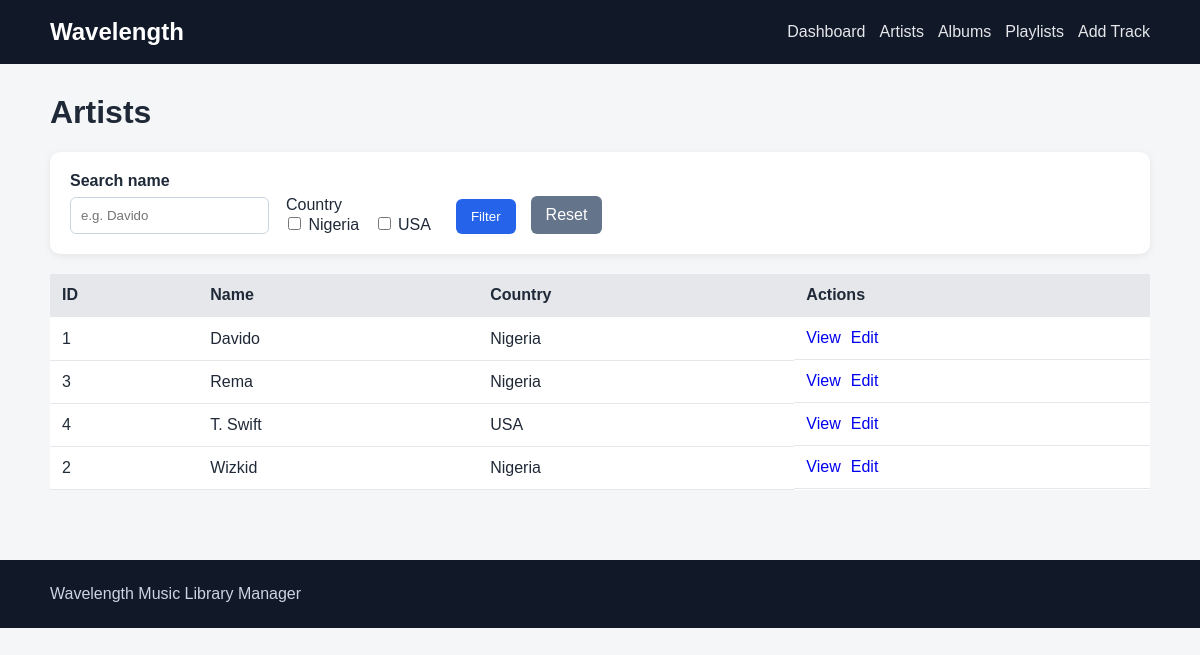
The app's page /wavelength/artists.php with its own data.
### tables this page shows
CREATE TABLE `artists` (
  `artist_id` int NOT NULL,
  `name` varchar(100) NOT NULL,
  `country` varchar(50) DEFAULT NULL
);

### wavelength/artists.php (the view, shortened to what this page needs)
<?php
require 'db.php';
$search = trim($_GET['search'] ?? '');
$countries = $_GET['country'] ?? [];
$countryStmt = $pdo->query("
    SELECT DISTINCT country
    FROM artists
    WHERE country IS NOT NULL AND country <> ''
    ORDER BY country
");
$countryList = $countryStmt->fetchAll();
$params = [];
$validCountries = [];
foreach ($countryList as $row) {
    $validCountries[] = $row['country'];
}
$countries = array_values(array_intersect($countries, $validCountries));
$sql = "SELECT artist_id, name, country FROM artists";
$sql .= " ORDER BY name ASC";
$stmt = $pdo->prepare($sql);
$stmt->execute($params);
$artists = $stmt->fetchAll();
require 'partials/header.php';
?>
<h1>Artists</h1>
<form class="filters" method="get">
    <label>
        Search name
        <input type="text" name="search" value="<?= htmlspecialchars($search) ?>" placeholder="e.g. Davido">
    </label>
    <fieldset>
        <legend>Country</legend>
        <?php foreach ($countryList as $country): ?>
            <label class="checkbox">
                <input type="checkbox" name="country[]" value="<?= htmlspecialchars($country['country']) ?>"
                    <?= in_array($country['country'], $countries, true) ? 'checked' : '' ?>>
                <?= htmlspecialchars($country['country']) ?>
            </label>
        <?php endforeach; ?>
    </fieldset>
    <button class="button" type="submit">Filter</button>
    <a class="button secondary" href="artists.php">Reset</a>
</form>
<table>
    <thead>
        <tr><th>ID</th><th>Name</th><th>Country</th><th>Actions</th></tr>
    </thead>
    <tbody>
    <?php foreach ($artists as $artist): ?>
        <tr>
            <td><?= (int)$artist['artist_id'] ?></td>
            <td><?= htmlspecialchars($artist['name']) ?></td>
            <td><?= $artist['country'] === null ? 'Unknown' : htmlspecialchars($artist['country']) ?></td>
            <td class="actions">
                <a href="artist.php?id=<?= (int)$artist['artist_id'] ?>">View</a>
                <a href="edit_artist.php?id=<?= (int)$artist['artist_id'] ?>">Edit</a>
            </td>
        </tr>
    <?php endforeach; ?>
    </tbody>
</table>
<?php require 'partials/footer.php'; ?>

### wavelength/css/style.css (style rules this page uses)
* { box-sizing: border-box; }
body { margin: 0; font-family: Arial, sans-serif; background: #f4f6f8; color: #1f2937; }
h1 { margin-top: 0; }
.card, .form-card, .filters { background: white; border-radius: 10px; padding: 20px; margin-bottom: 20px; box-shadow: 0 2px 8px rgba(0,0,0,.07); }
.filters { display: flex; flex-wrap: wrap; align-items: end; gap: 15px; }
.filters label, .form-card label { display: flex; flex-direction: column; gap: 7px; font-weight: bold; }
input, select { padding: 10px; border: 1px solid #cbd5e1; border-radius: 6px; min-width: 180px; }
fieldset { border: 0; padding: 0; margin: 0; }
.checkbox { display: inline-block !important; margin-right: 10px; font-weight: normal !important; }
.checkbox input { min-width: auto; }
.button { display: inline-block; border: 0; border-radius: 6px; background: #2563eb; color: white; padding: 10px 15px; text-decoration: none; cursor: pointer; }
.button.secondary { background: #64748b; }
table { width: 100%; border-collapse: collapse; background: white; margin-bottom: 20px; }
th, td { padding: 12px; border-bottom: 1px solid #e5e7eb; text-align: left; }
th { background: #e5e7eb; }
.actions { display: flex; gap: 10px; }
.actions a { text-decoration: none; }

### records on screen
artists: artist_id "1", name "Davido", country "Nigeria"
artists: artist_id "3", name "Rema", country "Nigeria"
artists: artist_id "4", name "T. Swift", country "USA"
artists: artist_id "2", name "Wizkid", country "Nigeria"

### other values on screen
$country['country'] "Nigeria"
$country['country'] "USA"
